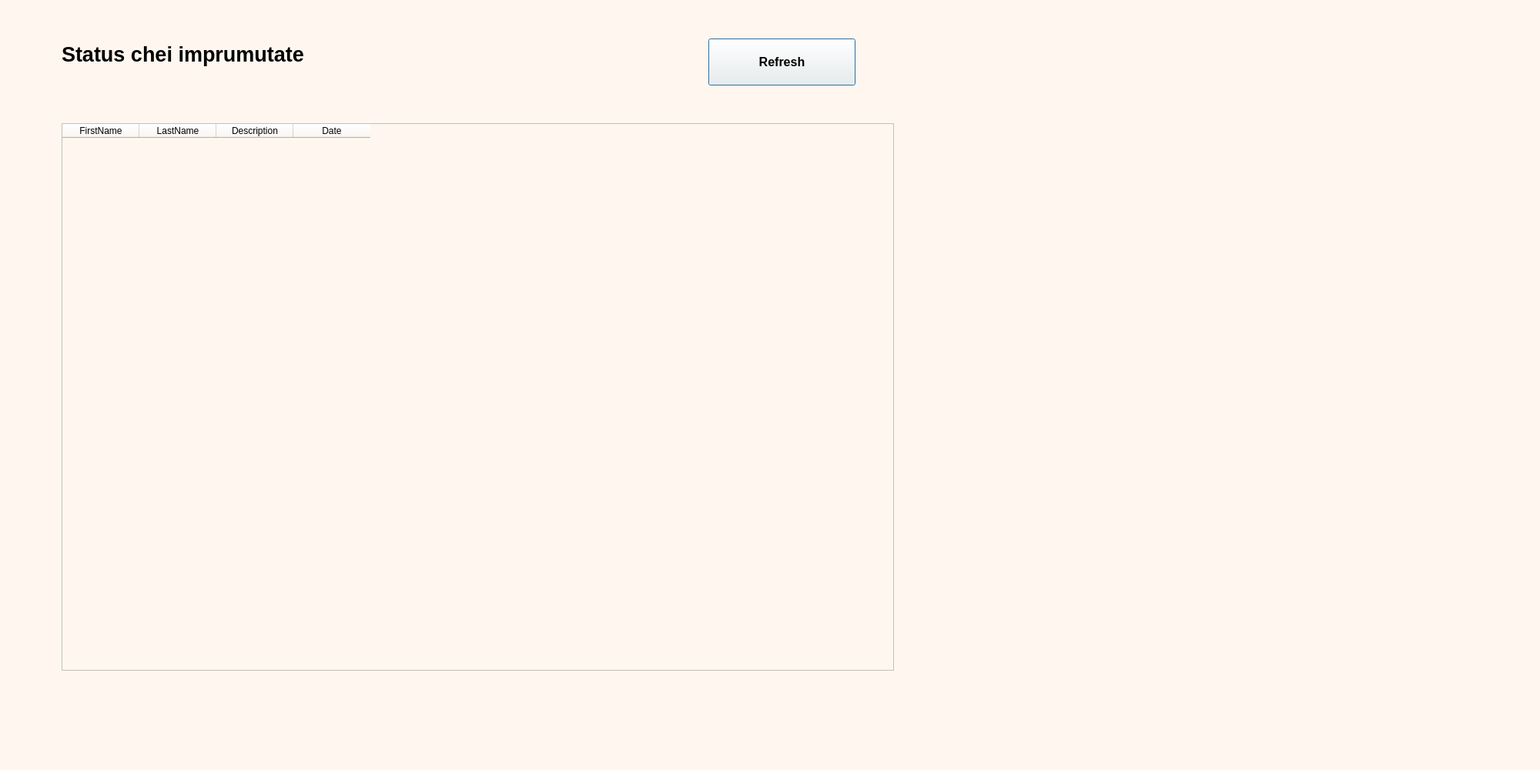
<?xml version="1.0" encoding="UTF-8"?>
<ui version="4.0">
 <class>Dialog</class>
 <widget class="QDialog" name="Dialog">
  <property name="geometry">
   <rect>
    <x>0</x>
    <y>0</y>
    <width>2000</width>
    <height>1000</height>
   </rect>
  </property>
  <property name="windowTitle">
   <string>Dialog</string>
  </property>
  <property name="styleSheet">
   <string notr="true">background-color: rgb(238, 238, 238);
background-color: rgb(255, 247, 239);</string>
  </property>
  <widget class="QLabel" name="label">
   <property name="geometry">
    <rect>
     <x>80</x>
     <y>20</y>
     <width>751</width>
     <height>101</height>
    </rect>
   </property>
   <property name="font">
    <font>
     <pointsize>20</pointsize>
     <weight>75</weight>
     <italic>false</italic>
     <bold>true</bold>
    </font>
   </property>
   <property name="styleSheet">
    <string notr="true">color: rgb(0, 0, 0);</string>
   </property>
   <property name="text">
    <string>Status chei imprumutate</string>
   </property>
  </widget>
  <widget class="QTableWidget" name="tableWidget">
   <property name="geometry">
    <rect>
     <x>80</x>
     <y>160</y>
     <width>1081</width>
     <height>711</height>
    </rect>
   </property>
   <property name="sizePolicy">
    <sizepolicy hsizetype="MinimumExpanding" vsizetype="MinimumExpanding">
     <horstretch>0</horstretch>
     <verstretch>0</verstretch>
    </sizepolicy>
   </property>
   <property name="palette">
    <palette>
     <active>
      <colorrole role="Button">
       <brush brushstyle="SolidPattern">
        <color alpha="255">
         <red>255</red>
         <green>247</green>
         <blue>239</blue>
        </color>
       </brush>
      </colorrole>
      <colorrole role="Base">
       <brush brushstyle="SolidPattern">
        <color alpha="255">
         <red>255</red>
         <green>247</green>
         <blue>239</blue>
        </color>
       </brush>
      </colorrole>
      <colorrole role="Window">
       <brush brushstyle="SolidPattern">
        <color alpha="255">
         <red>255</red>
         <green>247</green>
         <blue>239</blue>
        </color>
       </brush>
      </colorrole>
     </active>
     <inactive>
      <colorrole role="Button">
       <brush brushstyle="SolidPattern">
        <color alpha="255">
         <red>255</red>
         <green>247</green>
         <blue>239</blue>
        </color>
       </brush>
      </colorrole>
      <colorrole role="Base">
       <brush brushstyle="SolidPattern">
        <color alpha="255">
         <red>255</red>
         <green>247</green>
         <blue>239</blue>
        </color>
       </brush>
      </colorrole>
      <colorrole role="Window">
       <brush brushstyle="SolidPattern">
        <color alpha="255">
         <red>255</red>
         <green>247</green>
         <blue>239</blue>
        </color>
       </brush>
      </colorrole>
     </inactive>
     <disabled>
      <colorrole role="Button">
       <brush brushstyle="SolidPattern">
        <color alpha="255">
         <red>255</red>
         <green>247</green>
         <blue>239</blue>
        </color>
       </brush>
      </colorrole>
      <colorrole role="Base">
       <brush brushstyle="SolidPattern">
        <color alpha="255">
         <red>255</red>
         <green>247</green>
         <blue>239</blue>
        </color>
       </brush>
      </colorrole>
      <colorrole role="Window">
       <brush brushstyle="SolidPattern">
        <color alpha="255">
         <red>255</red>
         <green>247</green>
         <blue>239</blue>
        </color>
       </brush>
      </colorrole>
     </disabled>
    </palette>
   </property>
   <property name="font">
    <font>
     <family>MS Shell Dlg 2</family>
     <pointsize>14</pointsize>
     <weight>9</weight>
     <italic>false</italic>
     <bold>false</bold>
    </font>
   </property>
   <property name="autoFillBackground">
    <bool>false</bool>
   </property>
   <property name="styleSheet">
    <string notr="true">font: 75 14pt &quot;MS Shell Dlg 2&quot;;</string>
   </property>
   <column>
    <property name="text">
     <string>FirstName</string>
    </property>
   </column>
   <column>
    <property name="text">
     <string>LastName</string>
    </property>
   </column>
   <column>
    <property name="text">
     <string>Description</string>
    </property>
   </column>
   <column>
    <property name="text">
     <string>Date</string>
    </property>
   </column>
  </widget>
  <widget class="QPushButton" name="pushButton">
   <property name="geometry">
    <rect>
     <x>920</x>
     <y>50</y>
     <width>191</width>
     <height>61</height>
    </rect>
   </property>
   <property name="palette">
    <palette>
     <active>
      <colorrole role="Button">
       <brush brushstyle="SolidPattern">
        <color alpha="255">
         <red>255</red>
         <green>247</green>
         <blue>239</blue>
        </color>
       </brush>
      </colorrole>
      <colorrole role="Base">
       <brush brushstyle="SolidPattern">
        <color alpha="255">
         <red>255</red>
         <green>247</green>
         <blue>239</blue>
        </color>
       </brush>
      </colorrole>
      <colorrole role="Window">
       <brush brushstyle="SolidPattern">
        <color alpha="255">
         <red>255</red>
         <green>247</green>
         <blue>239</blue>
        </color>
       </brush>
      </colorrole>
     </active>
     <inactive>
      <colorrole role="Button">
       <brush brushstyle="SolidPattern">
        <color alpha="255">
         <red>255</red>
         <green>247</green>
         <blue>239</blue>
        </color>
       </brush>
      </colorrole>
      <colorrole role="Base">
       <brush brushstyle="SolidPattern">
        <color alpha="255">
         <red>255</red>
         <green>247</green>
         <blue>239</blue>
        </color>
       </brush>
      </colorrole>
      <colorrole role="Window">
       <brush brushstyle="SolidPattern">
        <color alpha="255">
         <red>255</red>
         <green>247</green>
         <blue>239</blue>
        </color>
       </brush>
      </colorrole>
     </inactive>
     <disabled>
      <colorrole role="Button">
       <brush brushstyle="SolidPattern">
        <color alpha="255">
         <red>255</red>
         <green>247</green>
         <blue>239</blue>
        </color>
       </brush>
      </colorrole>
      <colorrole role="Base">
       <brush brushstyle="SolidPattern">
        <color alpha="255">
         <red>255</red>
         <green>247</green>
         <blue>239</blue>
        </color>
       </brush>
      </colorrole>
      <colorrole role="Window">
       <brush brushstyle="SolidPattern">
        <color alpha="255">
         <red>255</red>
         <green>247</green>
         <blue>239</blue>
        </color>
       </brush>
      </colorrole>
     </disabled>
    </palette>
   </property>
   <property name="font">
    <font>
     <pointsize>12</pointsize>
     <weight>75</weight>
     <bold>true</bold>
    </font>
   </property>
   <property name="autoFillBackground">
    <bool>false</bool>
   </property>
   <property name="styleSheet">
    <string notr="true"/>
   </property>
   <property name="text">
    <string>Refresh</string>
   </property>
  </widget>
 </widget>
 <resources/>
 <connections>
  <connection>
   <sender>pushButton</sender>
   <signal>clicked()</signal>
   <receiver>Dialog</receiver>
   <slot>accept()</slot>
   <hints>
    <hint type="sourcelabel">
     <x>1015</x>
     <y>80</y>
    </hint>
    <hint type="destinationlabel">
     <x>999</x>
     <y>499</y>
    </hint>
   </hints>
  </connection>
 </connections>
</ui>
